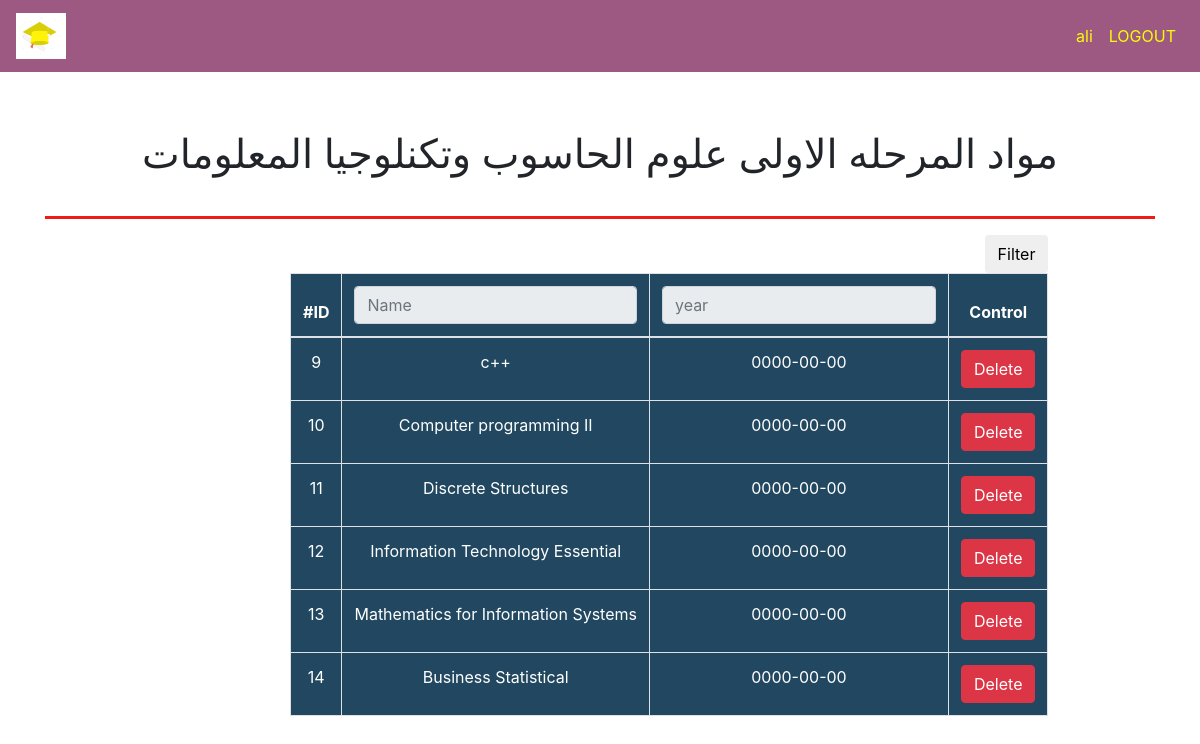
The page /stagefrist.php?do=viwe (signed in) on the database its author committed.
### tables this page shows
CREATE TABLE `college` (
  `id_college` int(11) NOT NULL,
  `name_college` varchar(50) NOT NULL,
  `description` varchar(225) NOT NULL
);

CREATE TABLE `subjects` (
  `id_subject` int(11) NOT NULL,
  `name_subject` varchar(50) NOT NULL,
  `year` date NOT NULL,
  `stage_id` int(11) NOT NULL
);

### inc/function/function.php (called while the page is built, shortened)
<?php
function fetch($select, $table,$value) {
    global $conn;
    $query="SELECT $select FROM $table WHERE id_college='$value' LIMIT 1 ";
    $result=mysqli_query($conn,$query);
    $row=mysqli_fetch_all($result,MYSQLI_ASSOC);
    return $row;
}

### stagefrist.php (the view, shortened to what this page needs)
<?php
include 'init.php';
?>
<?php
$stage=1;
$college=$_SESSION['college'];
$namecollege=fetch('name_college','college',$college);
foreach ($namecollege as $coll){
 $do = isset($_GET['do']) ? $_GET['do'] : 'manage';
 if($do=='manage'){
   ?>
    <div class="formBox">
    <div class="row">
    <div class="container text-center">
         <h1> المرحله الاولى <?php echo $coll['name_college'] ?></h1>
             <?php echo msg(); ?>
                       <?php $errors=er(); ?>
              <?php errors_function($errors);
             ?>
                 </div>
           </div>
    <div class="home-stats">
          <div class="container text-center">
              <div class="row">
              <div class="col-md-6">
                      <div class="stat st-members">
                          <i class="fa fa-user-plus"></i>
                          <div class="info">
                           Total subject  / add subject
                              <span>
                                  <a href="?do=add"><?php
                                  echo coutsubject('subjects',$stage);
                                  ?> </a>
                              </span>
                          </div>
                      </div>
                  </div>
                  <div class="col-md-6">
                      <div class="stat st-pending">
                          <i class="fa fa-graduation-cap"></i>
                          <div class="info">
                          Total subject  / viwe subject
                              <span>
                                  <a href="?do=viwe"><?php
                                  echo coutsubject('subjects',$stage);
                                  ?> </a>
                              </span>
                          </div>
                      </div>
                  </div>
             </div>
        </div>
   </div>
    <?php
 }elseif($do=='viwe'){
?>
    <div class="formBox">
    <div class="row">
    <div class="container text-center">
                     <br>
                     <h1> مواد المرحله الاولى <?php echo $coll['name_college'] ?></h1>
                 </div>
             </div>
       <?php
      $query="SELECT `id_subject`, `name_subject`, `year`, `stage_id` FROM `subjects` WHERE stage_id=$stage";
         $result=mysqli_query($conn,$query);
         if(mysqli_num_rows($result)>0)
         {
      ?>
    <div class="container">
    <hr style="border-top: 3px solid rgb(241, 25, 25)";>
    <div class="row">
        <div class="panel panel-primary filterable" style="margin-left: 260px;">
            <div class="panel-heading">
                <div class="pull-right">
                    <button class="btn btn-default btn-xs btn-filter"><span class="glyphicon glyphicon-filter"></span> Filter</button>
                </div>
            </div>
            <table id="testTable"
            class="main-table text-center table table-bordered"
            style="background-color:#214860; color:#fff;">
                <thead>
                    <tr class="filters" style="background-color:#214860; color:#fff;">
                        <th>#ID</th>
                        <th><input type="text" class="form-control" placeholder="Name" disabled></th>
                        <th><input type="text" class="form-control" placeholder="year" disabled></th>
                        <th>Control</th>
                    </tr>
                </thead>
                <tbody>
                <?php
						while($row=mysqli_fetch_assoc($result)){
                            echo "<tr>";
                            echo "<td>" . $row['id_subject'] . "</td>";
                            echo "<td>" . $row['name_subject'] . "</td>";
                            echo "<td>" . $row['year'] . "</td>";
                            echo "<td>
                                <a href='?do=Delete&student_id=".$row['id_subject']. "' class='btn btn-danger confirm s><i class='fa fa-close'></i> Delete </a>
                                </td>";
                        echo "</tr>";
                    }
                }
                ?>
                </tbody>
            </table>
        </div>
    </div>
</div>
 </div>
<?php
    }
}
include $tpl  .'footer.php';
?>

### layoutp/css/backend.css (style rules this page uses)
body { perspective: 600px; }
.formBox { margin: 1% auto; }
.formBox h1 { margin: 2% auto; }

### rows shown on the page
college: name_college "علوم الحاسوب وتكنلوجيا المعلومات"
subjects: id_subject "9", name_subject "c++", year "0000-00-00"
subjects: id_subject "10", name_subject "Computer programming II", year "0000-00-00"
subjects: id_subject "11", name_subject "Discrete Structures", year "0000-00-00"
subjects: id_subject "12", name_subject "Information Technology Essential", year "0000-00-00"
subjects: id_subject "13", name_subject "Mathematics for Information Systems", year "0000-00-00"
subjects: id_subject "14", name_subject "Business Statistical", year "0000-00-00"

### other values the page prints
$_SESSION['username'] "ali"
